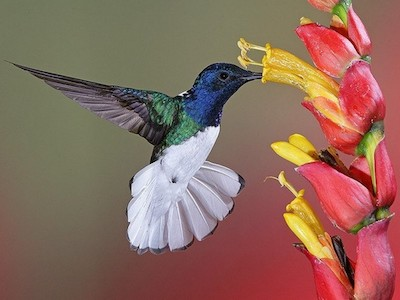
#> input picture 4/bird.jpg, 400 x 300 px
$ jupyter execute --allow-errors task4.ipynb   (shell and % lines are left out)
#> lines starting #> are read from the running program, lines starting #| are printed output that depends on the picture
# Некоторые виды задач кластеризации для изображений

[cell 1]
import pandas as pd
import numpy as np
from matplotlib import pyplot as plt
import seaborn as sns
import warnings

warnings.filterwarnings('ignore')

## Рассморим датасет рукописных цирф MNIST

[cell 2]
from sklearn import datasets

# загружаем датасет
X, y = datasets.load_digits(return_X_y=True)
print("Экземпляров: {}\nРазмер изображения: {}x{}".format(X.shape[0], np.sqrt(X.shape[1]), np.sqrt(X.shape[1])))

Выведем первые 10 экземпляров данных

[cell 3]
count = 10
testX = X[:count]
print(testX[0])
testX[0,:].reshape([8,8])
f, axes = plt.subplots(1, count, sharey=True, figsize=(40,6))
for i in range(count):
    axes[i].imshow(testX[i,:].reshape([8,8]), cmap='gray')
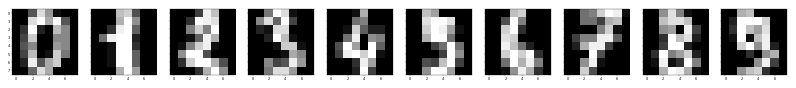
#> figure drawn by matplotlib, 10 panels

Натренируем KMeans на наборе X для 10 кластеров

[cell 4]
from sklearn.cluster import KMeans
clusters_mnist = KMeans(n_clusters=10).fit(X)

labels_mnist = clusters_mnist.labels_

Проверим. Выведем 10 точек из какого нибудь кластера и посмотрим, что они соотвествуют одной цифре.

[cell 5]
number = 3 # Номер кластера
count = 10 # Кол-во примеров

# все изображения, у которых метка 4
testX = X[y == number]

f, axes = plt.subplots(1, count, sharey=True, figsize=(40,6))
for i in range(count):
    axes[i].imshow(testX[i,:].reshape([8,8]), cmap='gray')
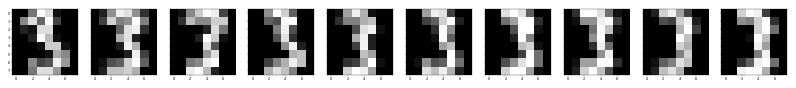
#> figure drawn by matplotlib, 10 panels

Для первых 10 объектов выведем картинку, метку от KMeans и класс у

[cell 6]
count = 10 # Кол-во примеров

f, axes = plt.subplots(1, count, sharey=True, figsize=(40,6))
for i in range(count):
    print(labels_mnist[i], ':', y[i], end = ';    ')
    axes[i].imshow(X[i,:].reshape([8,8]), cmap='gray')

Не всегда результат кластеризации соответсвует истине

### Задание

Проанализируйте качество кластеризации с помощью внутренних и внешних метрик из библиотеки `skilearn`.

Например, внешние (принимают значения от 0 до 1, чем ближе к 1, тем лучше):

- `adjusted_mutual_info_score` (AMI - Скорректированная взаимная информация),

- `normalized_mutual_info_score` (NMI - Нормализованная взаимная информация),

- `homogeneity_completeness_v_measure` (одновременно вычисляет однородность, полноту, V-меру);

внутренние:

- `silhouette_score` (более высокий показатель Коэффициента Силуэта относится к модели с более четко определенными кластерами)

- `alinski_harabaz_score`(более высокий показатель Калински-Харабаша относится к модели с более четко определенными кластерами)

- `davies_bouldin_score`(более низкий индекс Дэвиса-Булдина относится к модели с лучшим разделением между кластерами)

[cell 7]
from sklearn import metrics

print("Внешние:")
print("AMI - скорректированная взаимная информация = ", metrics.adjusted_mutual_info_score(y, labels_mnist))
print("NMI - Нормализованная взаимная информация = ", metrics.normalized_mutual_info_score(y, labels_mnist))
print("Однородность, полнота, V-мера = ", metrics.homogeneity_completeness_v_measure(y, labels_mnist))
print("\nВнутренние:")
print("Силуэт = ", metrics.silhouette_score(X, labels_mnist))
print("Показатель Калински-Харабаша = ", metrics.calinski_harabasz_score(X, labels_mnist))
print("Индекс Дэвиса-Булдина = ", metrics.davies_bouldin_score(X, labels_mnist))

## Центры кластеров фотографий

Можно найти центры кластеров по фотографиям людей....

[cell 8]
# загрузим датасет с фотографиями знаменитостей
from sklearn import datasets
#> (the rest of this cell did not finish here and is left out)

Посмотрим на содержимое набора данных

[cell 9]
fig = plt.figure(figsize=(8, 6))

#> (the rest of this cell did not finish here and is left out)

### Задание

Натренируйте kMeans и нарисуйте центры кластеров как картинки выше.

[cell 10]
from sklearn.cluster import KMeans

#> (the rest of this cell did not finish here and is left out)

Посмотрим на форму массива центров

#> (a cell that did not finish here is left out)

## Птичка

С помощью алгоритмов кластеризации можно уменьшить число цветов в изображении. В данном случае будут кластеризоваться похожие пиксели. Такой подход позволяет перейти к суперпиксельному представлению изображений, которое является более компактным и используется в задачах компьютерного зрения.

Загрузим картинку bird.jpg с помощью scikit-image и выведем ее с помощью matplotlib.

[cell 12]
from skimage.io import imread
from matplotlib import pyplot as plt
import numpy as np

img = imread("bird.jpg")
#> img is the input picture: shape (300, 400, 3); mean R, G, B 141.5, 106.3, 93.7
plt.figure(figsize=(10,15))
plt.axis('off')
plt.imshow(img)

[cell 13]
img

Если вы посмотрите на содержимое numpy-массива `img`, в котором хранится изображение, то увидите, что там будут числа от 0 до 255. Нам лучше перейти к числам от 0 до 1.

Преобразуем нашу матрицу.

[cell 14]
from skimage import img_as_float
img_float = img_as_float(img)
plt.imshow(img_float)

[cell 15]
img_float

Мы получили матрицу размера (300, 400, 3). Нам это не подходит. Чтобы запустить kMeans нам нужно иметь много-много объектов и 3 признака - значение яркости пикселя в каналах Red, Green и Blue.

Преобразуем матрицу так, чтобы получилась матрица размера (120000, 3).

[cell 16]
points = np.reshape(img_float, (120000, 3))
points

Хотим преобразовать картинку так, чтобы оба состояла из точек 8 цветов. Для этого обучим KMeans для 8 кластеров.

[cell 17]
from sklearn.cluster import KMeans

kmeans = KMeans(n_clusters=8).fit(points)

[cell 18]
centers = kmeans.cluster_centers_
#> centers = [[0.462, 0.452, 0.368], [0.869, 0.383, 0.423], [0.696, 0.221, 0.229], [0.165, 0.162, 0.193], [0.468, 0.269, 0.252], [0.868, 0.728, 0.323], [0.601, 0.435, 0.4], [0.782, 0.766, 0.837]]

У нас есть значения цвета для каждого центра кластера. Каждый пиксель в результате обучения KMeans теперь имеет свою метку кластера. Значит мы можем заменить все пиксели на соответсвующие им центры класетров.

### Задание###
Проведите это преобразование и выведите 8-цветное изображение.

[cell 19]
new_img = np.copy(points)
for i in range(len(new_img)):
    new_img[i] = centers[kmeans.labels_[i]]
new_img = new_img.reshape(img.shape)
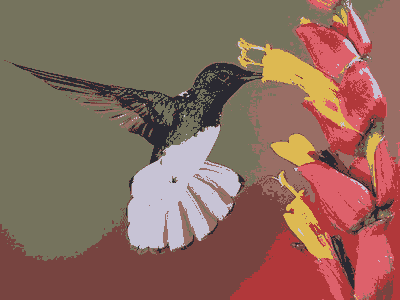
#> new_img: shape (300, 400, 3) float64; mean R, G, B 0.555, 0.417, 0.367
plt.imshow(new_img)
